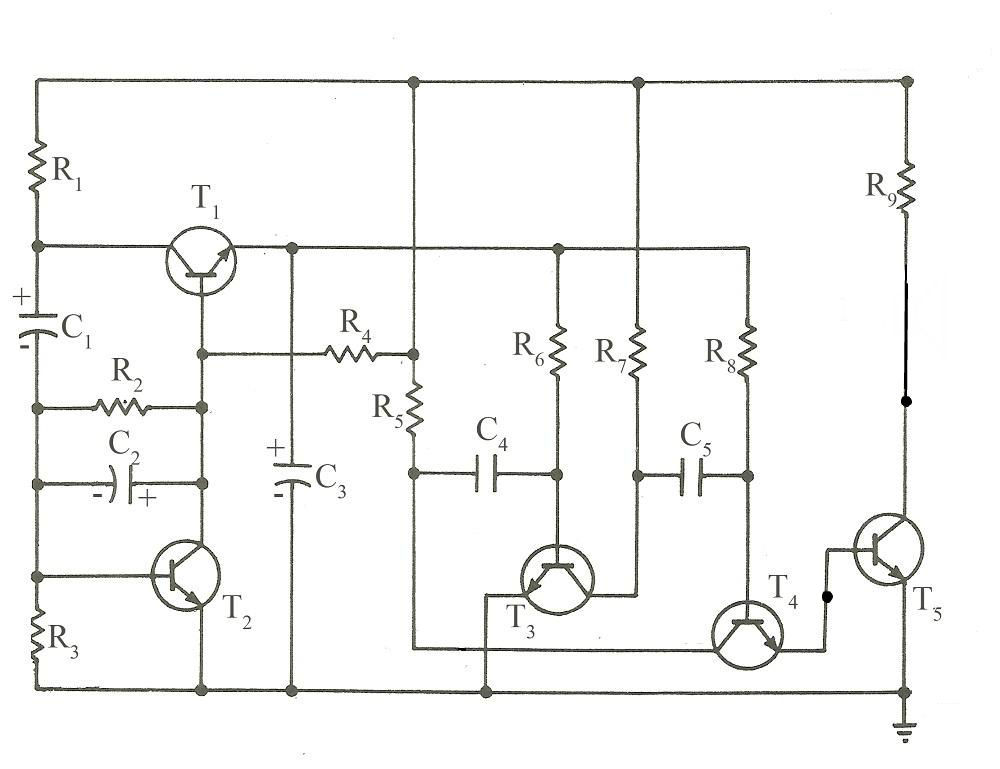
#> input picture Circuits/Circuit.jpg, 1000 x 769 px, found by its file name
$ python Thinning.py
#> lines starting #> are read from the running program, lines starting #| are printed output that depends on the picture; after the words box and inside, x2 and y2 are one past the last pixel; in counts of white or black regions, pixels touching at a corner belong together
import cv2
import numpy as np
from matplotlib import pyplot as plt
src = cv2.imread('Circuit.jpg')
#> src is the input picture: shape (769, 1000, 3); mean B, G, R 245, 245.8, 245.7
gray = cv2.cvtColor(src, cv2.COLOR_BGR2GRAY)

(thresh, bw) = cv2.threshold(~gray, 128, 255, cv2.THRESH_BINARY | cv2.THRESH_OTSU)
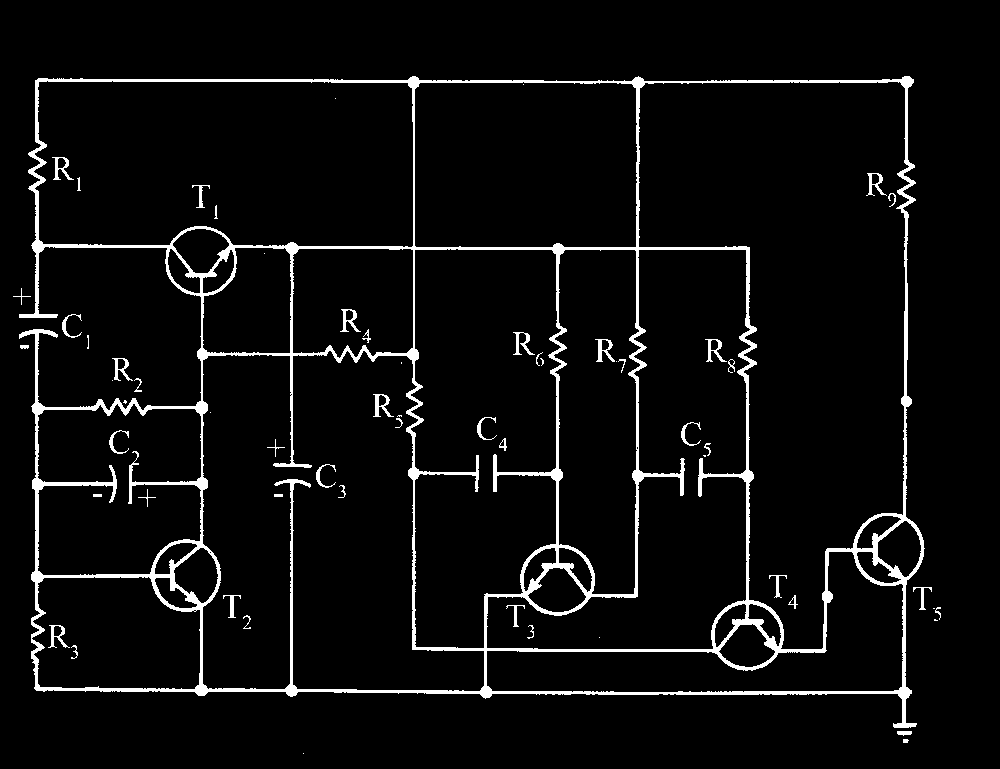
#> bw: shape (769, 1000); 5% white; 61 white regions (16 under 20 px), largest, box (x1, y1, x2, y2) and area: (19, 76, 925, 728) 34655, (373, 394, 394, 417) 190, (595, 339, 615, 362) 187
#> thresh = 84
#kernel = np.ones((2,2),np.uint8)
#bw1 = cv2.erode(bw,kernel,iterations = 1)
'''
kernel = np.array([(0, 0, 0, 0, 1, 0, 0, 0, 0),
                   (0, 0, 0, 0, 1, 0, 0, 0, 0),
                   (0, 0, 0, 0, 1, 0, 0, 0, 0),
                   (0, 0, 0, 0, 1, 0, 0, 0, 0),
                   (1, 1, 1, 1, 1, 1, 1, 1, 1),
                   (0, 0, 0, 0, 1, 0, 0, 0, 0),
                   (0, 0, 0, 0, 1, 0, 0, 0, 0),
                   (0, 0, 0, 0, 1, 0, 0, 0, 0),
                   (0, 0, 0, 0, 1, 0, 0, 0, 0)],np.uint8)

bw1 = cv2.morphologyEx(bw, cv2.MORPH_OPEN, kernel)
'''

kernel = np.ones((2,2),np.uint8)
bw = cv2.morphologyEx(bw, cv2.MORPH_CLOSE, kernel)
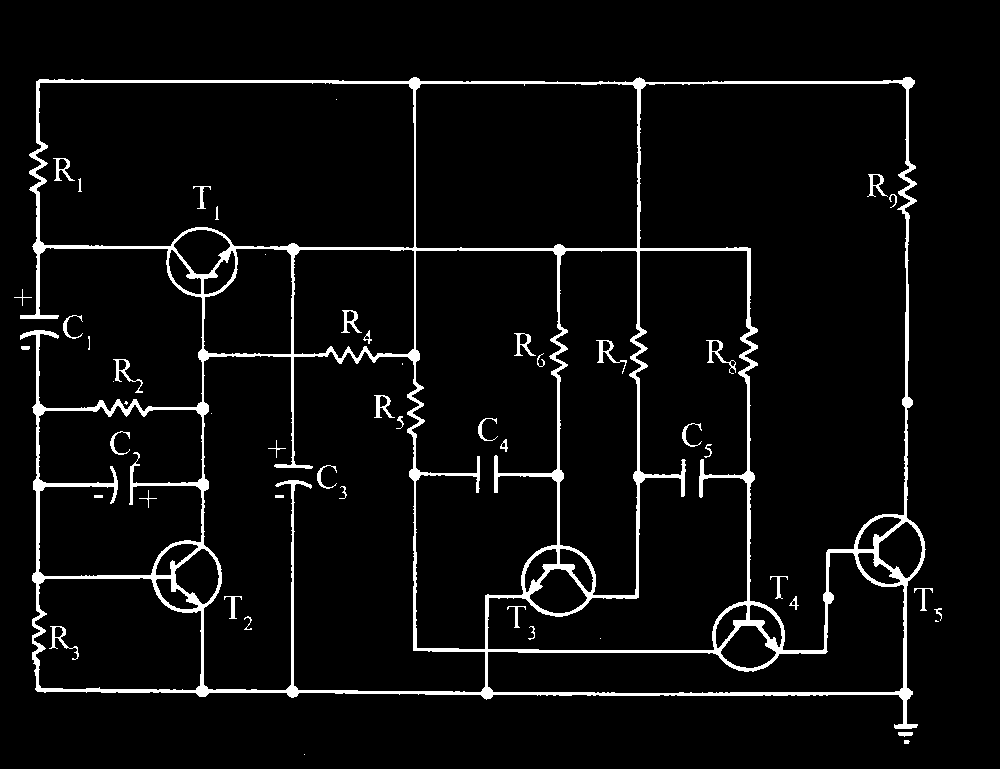
#> bw: shape (769, 1000); 5% white; 51 white regions (10 under 20 px), largest, box (x1, y1, x2, y2) and area: (20, 77, 926, 729) 35005, (596, 340, 627, 374) 222, (706, 340, 736, 374) 217
bw1 = bw
bw1 = cv2.ximgproc.thinning(bw, bw1, 0)
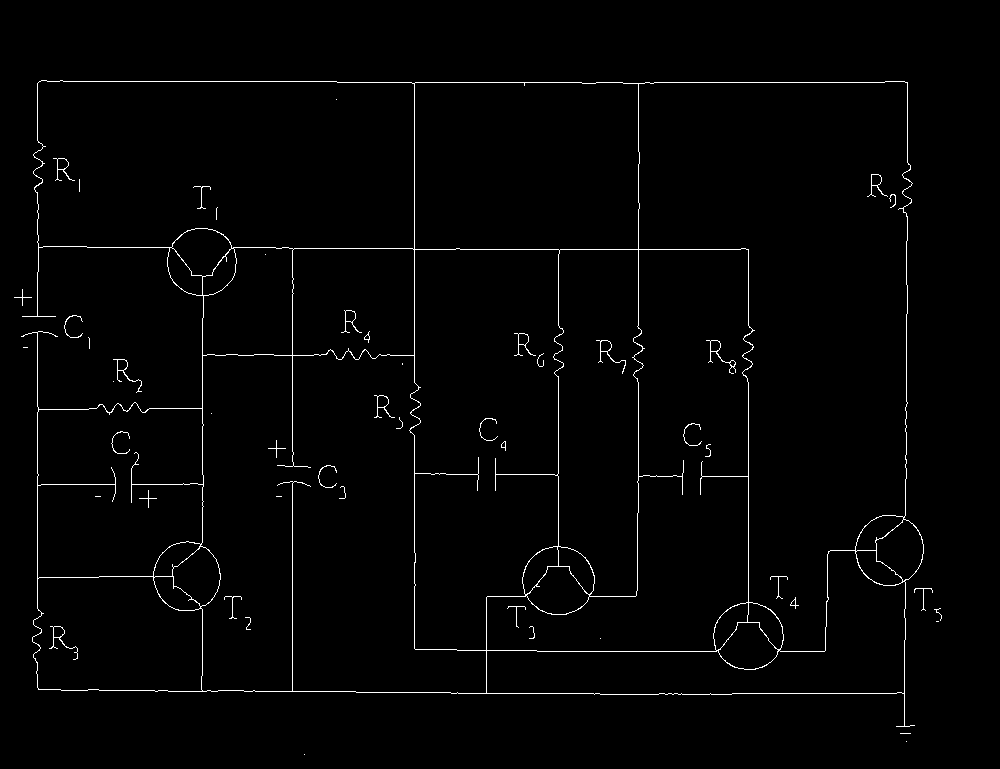
#> bw1: shape (769, 1000); 1.5% white in thin lines or dots, all inside (x1, y1, x2, y2) = (14, 80, 942, 755)
kernel = np.ones((3,3),np.uint8)
bw2 = cv2.dilate(bw1,kernel,iterations = 1)
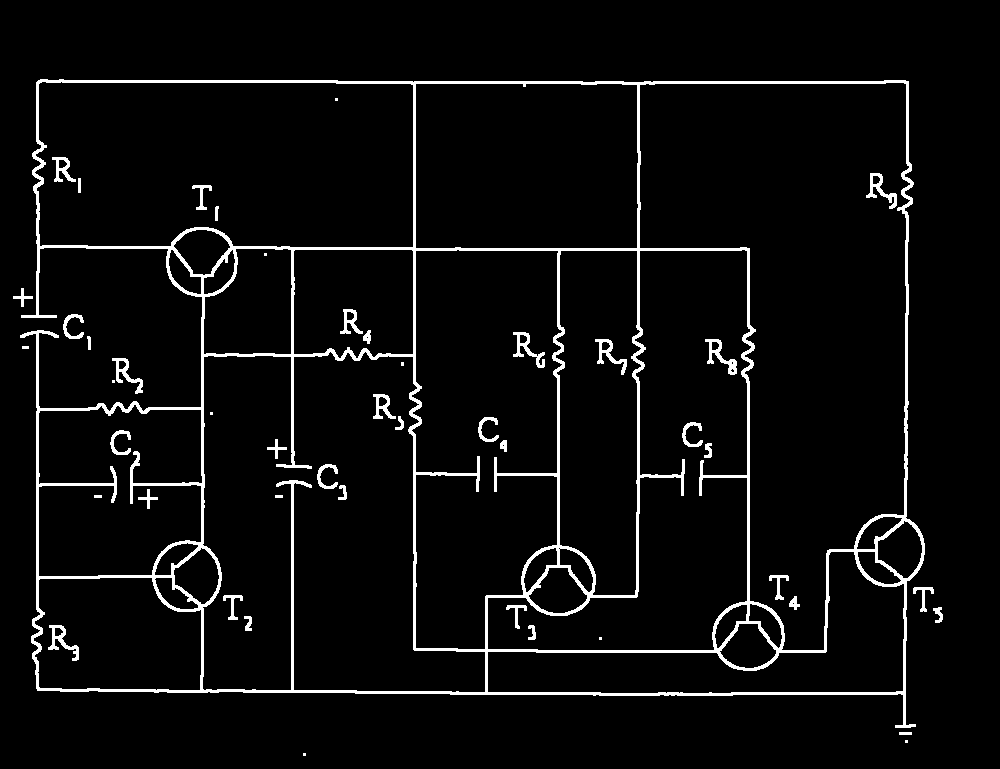
#> bw2: shape (769, 1000); 4.8% white; 47 white regions (8 under 20 px), largest, box (x1, y1, x2, y2) and area: (20, 79, 925, 728) 31120, (705, 339, 737, 375) 361, (513, 332, 545, 368) 348


cv2.imshow('BW2', bw2)
cv2.imshow('BW1', bw1)
cv2.imshow('BW', bw)

cv2.waitKey(0)
cv2.destroyAllWindows()
